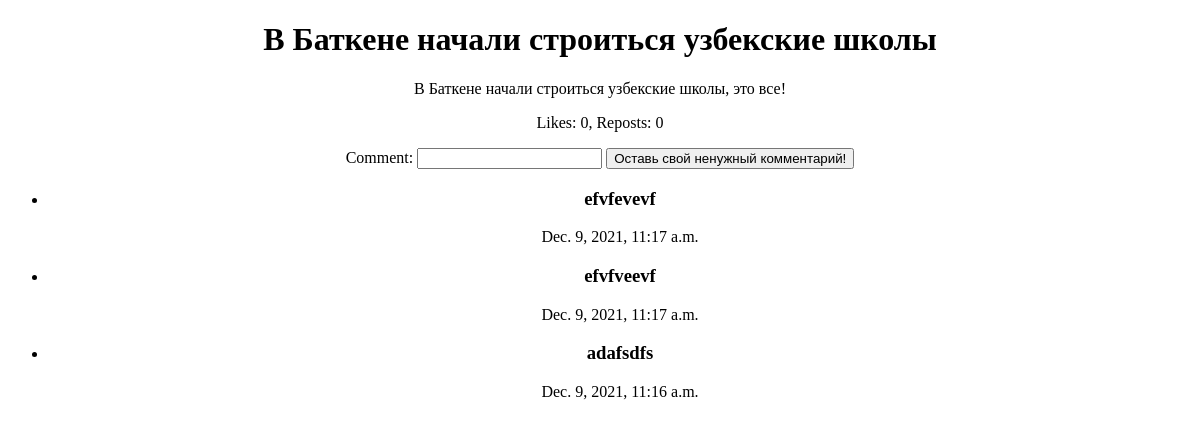
Before: /1/ with the older database file.
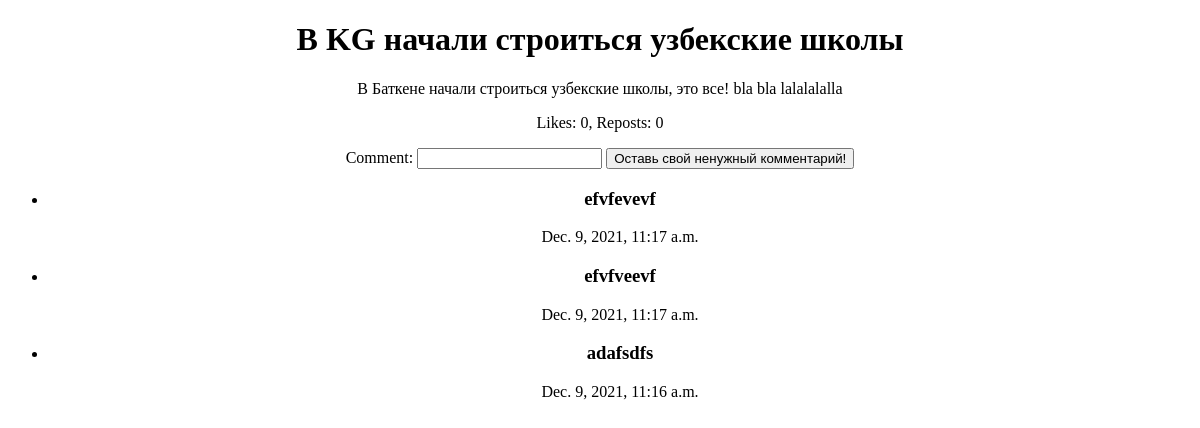
After: the same page with the newer database file.
### post/models.py (models this page shows)
class BlogPost(models.Model):
    title = models.CharField(max_length=150)
    description = models.TextField()
    image = models.FileField(upload_to="post_images/")
    likes = models.IntegerField(default=0)
    reposts = models.IntegerField(default=0)

### post/views.py (the view)
# urls.py: path("<int:pk>/", views.post_detail, name="post-detail"),
def post_detail(request, pk):
    post: BlogPost = BlogPost.objects.get(pk=pk)
    comments = Comment.objects.filter(post_id=pk).order_by("-date")
    return render(request, "blog_detail.html", context={"post": post, "comments": comments})

### templates/blog_detail.html (shortened to what this page needs)
<!DOCTYPE html>
<html lang="en">
<head>
</head>
<body style="text-align: center;">
    <h1>{{ post.title }}</h1>
    <p>
      {{ post.description }}
    </p>
    <p>
      Likes: {{ post.likes }}, Reposts: {{ post.likes }}
    </p>
    <form action="/blog/{{ post.id }}/comment/" method="post">
        <label>
            Comment:
            <input name="text" type="text">
        </label>
        <input value="Оставь свой ненужный комментарий!" type="submit">
    </form>
<ul>
    {% for i in comments %}
        <li>
            <h3>{{ i.text }}</h3><span>{{ i.date }}</span>
        </li>
    {% endfor %}
</ul>
</body>
</html>

Changed rows visible on the page:
changed BlogPost: title "В Баткене начали строиться узбекские школы" → "В KG начали строиться узбекские школы"; description "В Баткене начали строиться узбекские школы, это все!" → "В Баткене начали строиться узбекские школы, это все! bla bla lalalalalla"
